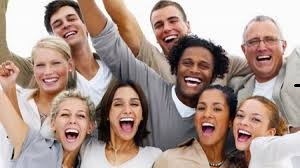
#> input picture image.jpeg, 300 x 168 px, given in place of the camera
$ python motionScanning.py
#> lines starting #> are read from the running program, lines starting #| are printed output that depends on the picture; after the words box and inside, x2 and y2 are one past the last pixel; in counts of white or black regions, pixels touching at a corner belong together

import cv2
import numpy as np

face_cascade = cv2.CascadeClassifier(cv2.data.haarcascades + 'haarcascade_frontalface_default.xml')

classes = [
    "background", "bottle", "bus", "car", "cat", "chair", "dog", "horse", "person", "sofa", "train", "tvmonitor", "hand", "face", "eyes", "hair", "phone"
]

cap = cv2.VideoCapture(0)

if not cap.isOpened():
    raise IOError("Nu s-a putut accesa camera web.")

np.random.seed(42)

while True:
    ret, frame = cap.read()
#> frame is the input picture: shape (168, 300, 3); mean B, G, R 140.5, 149.6, 172
    if not ret:
        break

    frame_resized = cv2.resize(frame, (640, 480))
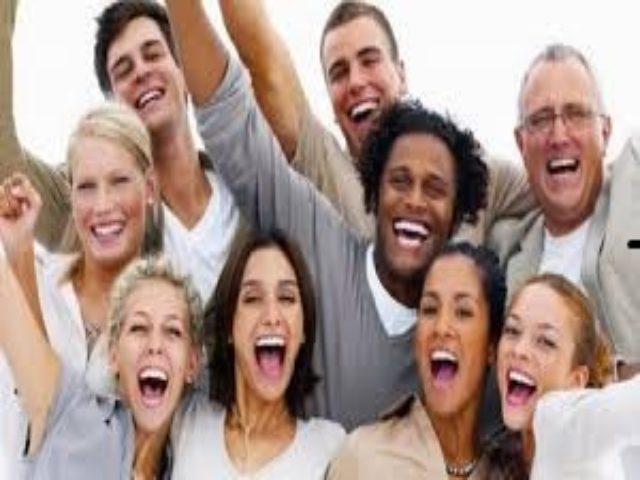
#> frame_resized: shape (480, 640, 3); mean B, G, R 140.4, 149.5, 171.9

    gray = cv2.cvtColor(frame_resized, cv2.COLOR_BGR2GRAY)
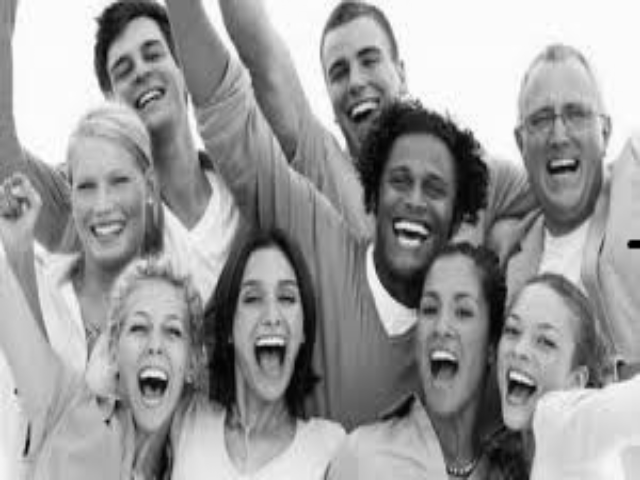
#> gray: shape (480, 640); min 0, max 255, mean 155.2
    faces = face_cascade.detectMultiScale(gray, scaleFactor=1.1, minNeighbors=4, minSize=(30, 30))
#> faces = [[92, 22, 92, 92], [224, 261, 94, 94], [106, 292, 99, 99], [55, 145, 101, 101], [364, 141, 105, 105], [306, 26, 101, 101], [508, 77, 104, 104], [392, 266, 109, 109], [473, 295, 110, 110]]

    for (x, y, w, h) in faces:
        cv2.rectangle(frame_resized, (x, y), (x + w, y + h), (255, 0, 0), 2)
        cv2.putText(frame_resized, 'Face', (x, y - 10), cv2.FONT_HERSHEY_SIMPLEX, 0.8, (255, 0, 0), 2)
#> this loop made 9 passes
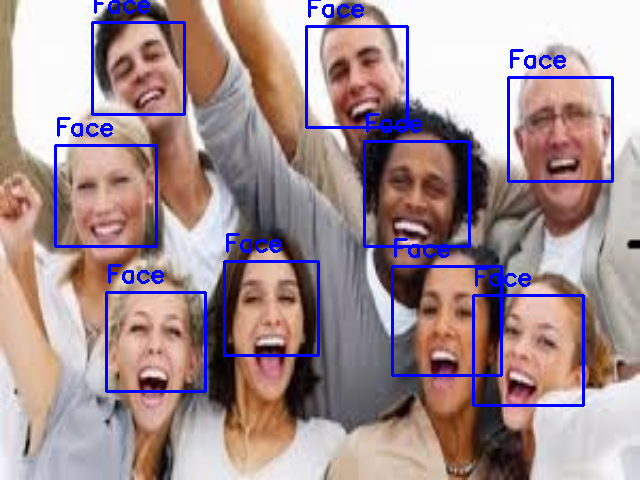
#> frame_resized: shape (480, 640, 3); 4.7% of pixels changed, all inside (x1, y1, x2, y2) = (54, 0, 614, 407)

    blurred = cv2.GaussianBlur(gray, (5, 5), 0)
    _, thresh = cv2.threshold(blurred, 60, 255, cv2.THRESH_BINARY_INV)
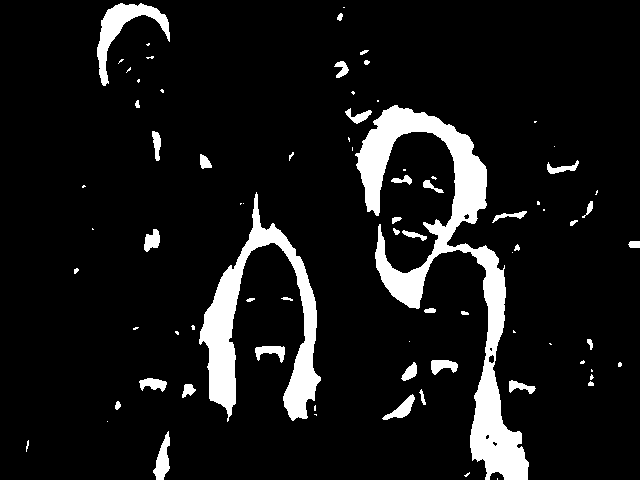
#> thresh: shape (480, 640); 9.2% white; 80 white regions (38 under 20 px)

    contours, _ = cv2.findContours(thresh, cv2.RETR_EXTERNAL, cv2.CHAIN_APPROX_SIMPLE)
#> contours = 80 contours, 50 with area under 20; largest, box (x1, y1, x2, y2) and area: (355, 105, 529, 480) 13614, (199, 192, 321, 422) 7189, (97, 3, 170, 86) 1542, (153, 431, 170, 480) 392, (382, 394, 415, 420) 278

    for contour in contours:
        area = cv2.contourArea(contour)
        if area > 1000:
            x, y, w, h = cv2.boundingRect(contour)
            cv2.rectangle(frame_resized, (x, y), (x + w, y + h), (0, 255, 0), 2)
            label = f"Object: {np.random.choice(classes[1:])}"
            cv2.putText(frame_resized, label, (x, y - 10), cv2.FONT_HERSHEY_SIMPLEX, 0.7, (0, 255, 0), 2)
#> this loop made 80 passes
#> (area, x, y, w, h, label) on passes 49, 65, 80: (7189, 199, 192, 122, 230, 'Object: horse'), (13614, 355, 105, 174, 375, 'Object: cat'), (1542, 97, 3, 73, 83, 'Object: face')
#> area on passes 4, 8, 9, 10, 11, 13: 392, 28, 277.5, 32, 99, 154
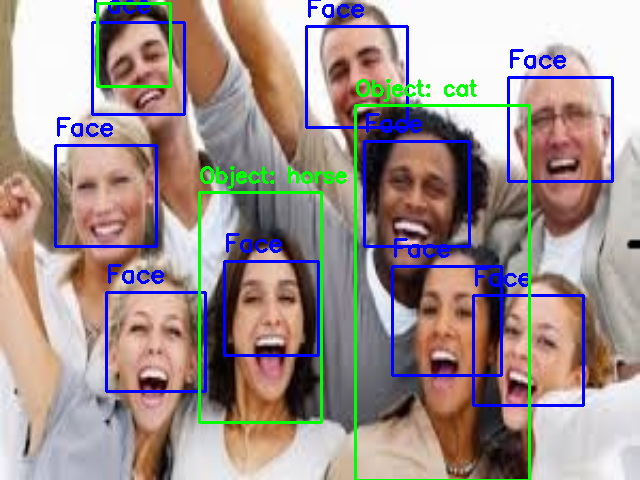
#> frame_resized: shape (480, 640, 3); 2.56% of pixels changed, all inside (x1, y1, x2, y2) = (96, 2, 531, 480)

    cv2.imshow('Detecție față și obiecte (simulată)', frame_resized)

    if cv2.waitKey(1) & 0xFF == ord('q'):
#> (key q is pressed here)
        break

cap.release()
cv2.destroyAllWindows()

$ run again, on testImg.jpg
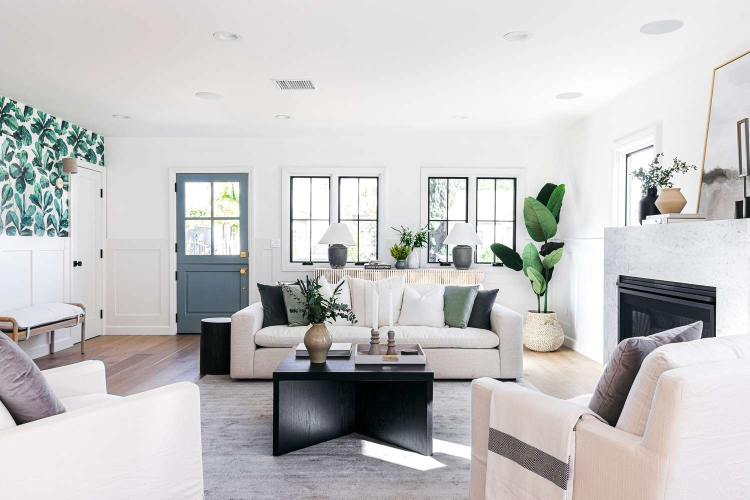
#> input picture testImg.jpg, 1500 x 1000 px, given in place of the camera (shown at 1/2 size)
#> frame is the input picture: shape (1000, 1500, 3); mean B, G, R 195.8, 195.8, 196.6
#> faces = [[342, 194, 141, 141]]
#> the loop `for (x, y, w, h) in faces:` made 1 pass
#> `_, thresh = cv2.threshold(blurred, 60, 255, cv2.THRESH_BINARY_INV)`:
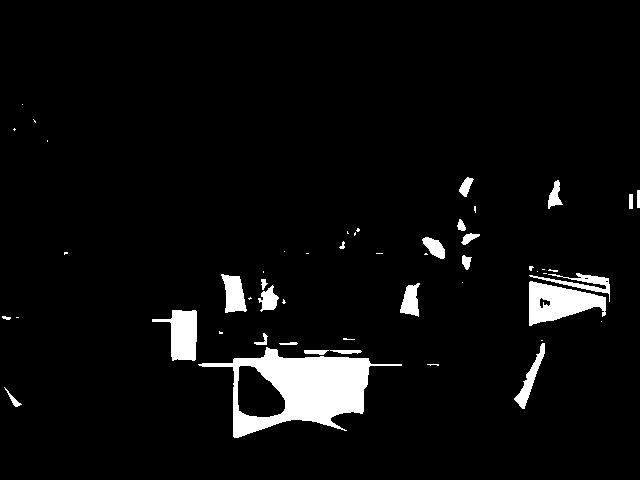
#> thresh: shape (480, 640); 4.9% white; 52 white regions (28 under 20 px)
#> contours = 52 contours, 30 with area under 20; largest, box (x1, y1, x2, y2) and area: (198, 347, 402, 438) 8818, (529, 281, 606, 326) 2000, (152, 310, 197, 361) 1231, (221, 274, 247, 313) 612, (514, 343, 545, 409) 471
#> the loop `for contour in contours:` made 52 passes
#> (area, x, y, w, h, label) on passes 5, 15, 21: (8818, 198, 347, 204, 91, 'Object: horse'), (1231, 152, 310, 45, 51, 'Object: cat'), (2000.5, 529, 281, 77, 45, 'Object: face')
#> after the loop `for contour in contours:`:
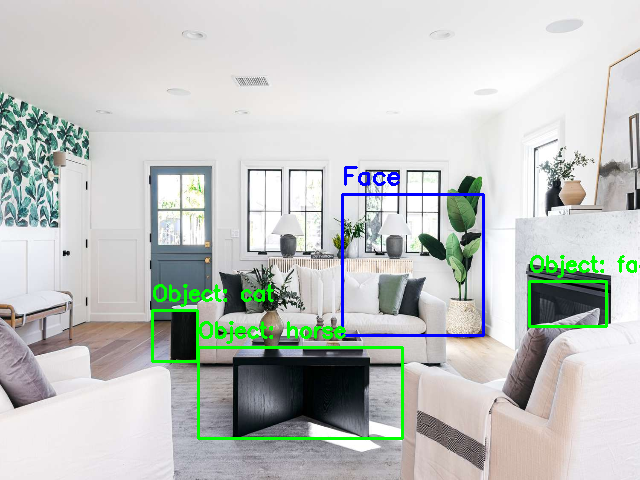
#> frame_resized: shape (480, 640, 3); mean B, G, R 193.4, 196.5, 192.6
